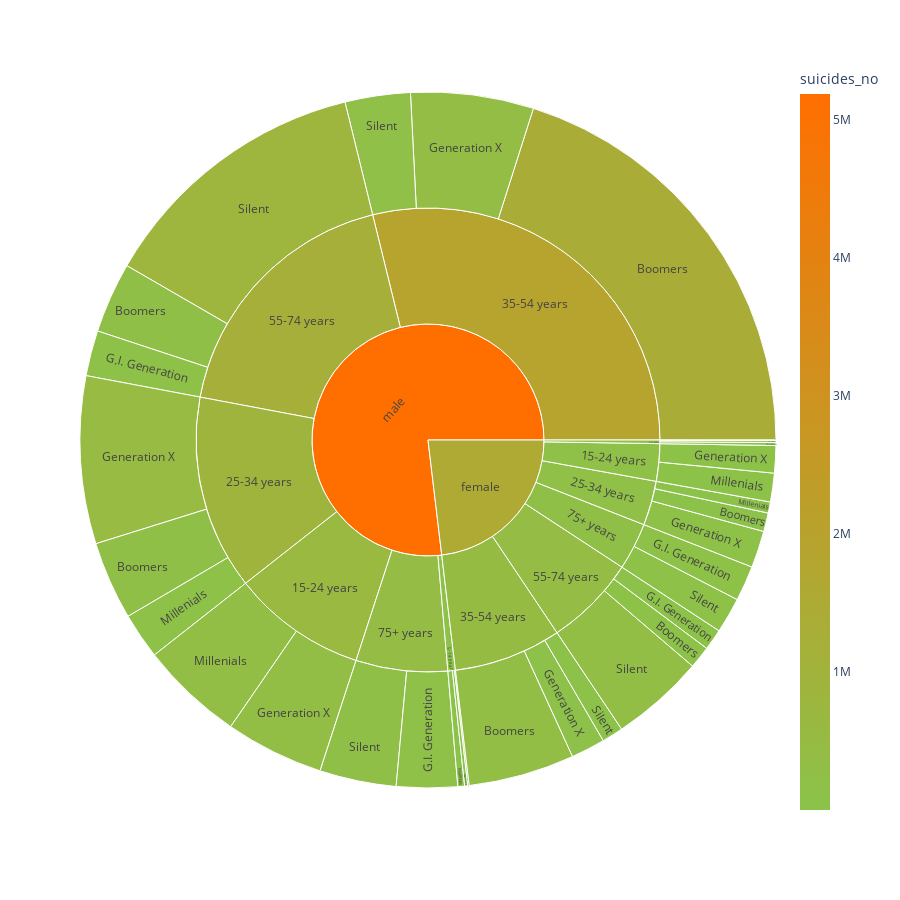

The code cell stored with this chart in its notebook:
### Code cell
fig = px.sunburst(
                   suicide, path=['sex', 'age' , 'generation'], 
                   values='suicides_no' , 
                   color= 'suicides_no' , 
                   color_continuous_scale=["#8BC34A","#FF6F00"]
                 )

fig.update_layout (height = 900 , width = 900)
fig.show()

### Figure 1 — Plotly figure (JSON) as saved in the notebook; plotly's stock layout.template omitted (floating-point values rounded to 4 significant figures)
{"data": [{"branchvalues": "total", "customdata": [[58511], [245652], [332423], [1356596], [70034], [221282], [66225], [142383], [110428], [190973], [85557], [308755], [115567], [524984], [106854], [384760], [1861], [4466], [6141], [9765], [89880], [324350], [34745], [144453], [8995], [21036], [66956], [204552], [293777], [864742], [111556], [240161], [175437], [633105], [208823], [915089], [506233], [1945908], [16997], [35267], [430036], [1228407], [221984], [431134], [1559510], [5188910]], "domain": {"x": [0, 1], "y": [0, 1]}, "hovertemplate": "labels=%{label}<br>suicides_no=%{color}<br>parent=%{parent}<br>id=%{id}<extra></extra>", "ids": ["female/25-34 years/Boomers", "male/25-34 years/Boomers", "female/35-54 years/Boomers", "male/35-54 years/Boomers", "female/55-74 years/Boomers", "male/55-74 years/Boomers", "female/55-74 years/G.I. Generation", "male/55-74 years/G.I. Generation", "female/75+ years/G.I. Generation", "male/75+ years/G.I. Generation", "female/15-24 years/Generation X", "male/15-24 years/Generation X", "female/25-34 years/Generation X", "male/25-34 years/Generation X", "female/35-54 years/Generation X", "male/35-54 years/Generation X", "female/5-14 years/Generation X", "male/5-14 years/Generation X", "female/5-14 years/Generation Z", "male/5-14 years/Generation Z", "female/15-24 years/Millenials", "male/15-24 years/Millenials", "female/25-34 years/Millenials", "male/25-34 years/Millenials", "female/5-14 years/Millenials", "male/5-14 years/Millenials", "female/35-54 years/Silent", "male/35-54 years/Silent", "female/55-74 years/Silent", "male/55-74 years/Silent", "female/75+ years/Silent", "male/75+ years/Silent", "female/15-24 years", "male/15-24 years", "female/25-34 years", "male/25-34 years", "female/35-54 years", "male/35-54 years", "female/5-14 years", "male/5-14 years", "female/55-74 years", "male/55-74 years", "female/75+ years", "male/75+ years", "female", "male"], "labels": ["Boomers", "Boomers", "Boomers", "Boomers", "Boomers", "Boomers", "G.I. Generation", "G.I. Generation", "G.I. Generation", "G.I. Generation", "Generation X", "Generation X", "Generation X", "Generation X", "Generation X", "Generation X", "Generation X", "Generation X", "Generation Z", "Generation Z", "Millenials", "Millenials", "Millenials", "Millenials", "Millenials", "Millenials", "Silent", "Silent", "Silent", "Silent", "Silent", "Silent", "15-24 years", "15-24 years", "25-34 years", "25-34 years", "35-54 years", "35-54 years", "5-14 years", "5-14 years", "55-74 years", "55-74 years", "75+ years", "75+ years", "female", "male"], "marker": {"coloraxis": "coloraxis", "colors": [58511, 245652, 332423, 1356596, 70034, 221282, 66225, 142383, 110428, 190973, 85557, 308755, 115567, 524984, 106854, 384760, 1861, 4466, 6141, 9765, 89880, 324350, 34745, 144453, 8995, 21036, 66956, 204552, 293777, 864742, 111556, 240161, 175437, 633105, 208823, 915089, 506233, 1945908, 16997, 35267, 430036, 1228407, 221984, 431134, 1559510, 5188910]}, "name": "", "parents": ["female/25-34 years", "male/25-34 years", "female/35-54 years", "male/35-54 years", "female/55-74 years", "male/55-74 years", "female/55-74 years", "male/55-74 years", "female/75+ years", "male/75+ years", "female/15-24 years", "male/15-24 years", "female/25-34 years", "male/25-34 years", "female/35-54 years", "male/35-54 years", "female/5-14 years", "male/5-14 years", "female/5-14 years", "male/5-14 years", "female/15-24 years", "male/15-24 years", "female/25-34 years", "male/25-34 years", "female/5-14 years", "male/5-14 years", "female/35-54 years", "male/35-54 years", "female/55-74 years", "male/55-74 years", "female/75+ years", "male/75+ years", "female", "male", "female", "male", "female", "male", "female", "male", "female", "male", "female", "male", "", ""], "type": "sunburst", "values": [58511, 245652, 332423, 1356596, 70034, 221282, 66225, 142383, 110428, 190973, 85557, 308755, 115567, 524984, 106854, 384760, 1861, 4466, 6141, 9765, 89880, 324350, 34745, 144453, 8995, 21036, 66956, 204552, 293777, 864742, 111556, 240161, 175437, 633105, 208823, 915089, 506233, 1945908, 16997, 35267, 430036, 1228407, 221984, 431134, 1559510, 5188910]}], "layout": {"coloraxis": {"colorbar": {"title": {"text": "suicides_no"}}, "colorscale": [[0, "#8BC34A"], [1, "#FF6F00"]]}, "height": 900, "legend": {"tracegroupgap": 0}, "margin": {"t": 60}, "width": 900}}
